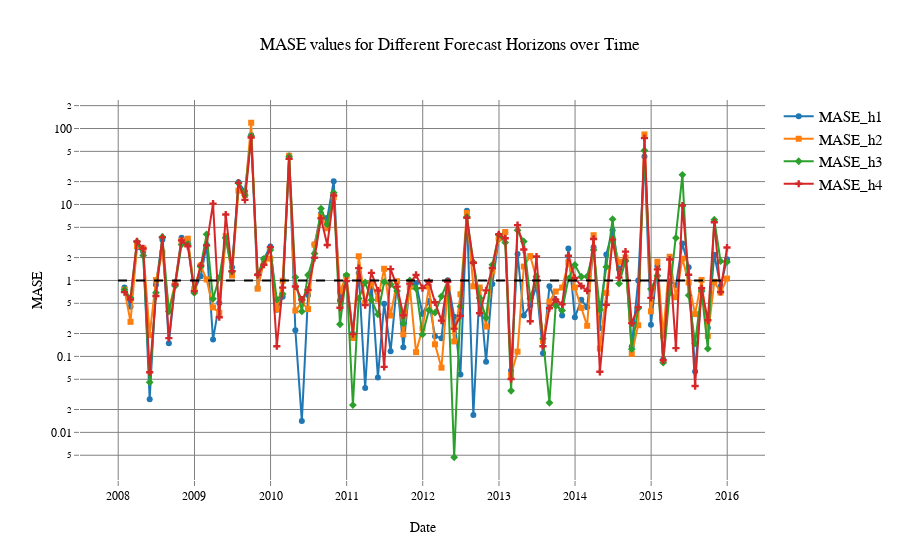

Notebook cell for this chart:
### Code cell
import plotly.graph_objects as go

# Create the interactive line plot using Plotly
fig = go.Figure()

# Add lines for each forecast horizon with different markers
fig.add_trace(go.Scatter(x=mase_direct_monthly_df.index, y=mase_direct_monthly_df['MASE_h1'], mode='lines+markers', name='MASE_h1', marker=dict(symbol='circle')))
fig.add_trace(go.Scatter(x=mase_direct_monthly_df.index, y=mase_direct_monthly_df['MASE_h2'], mode='lines+markers', name='MASE_h2', marker=dict(symbol='square')))
fig.add_trace(go.Scatter(x=mase_direct_monthly_df.index, y=mase_direct_monthly_df['MASE_h3'], mode='lines+markers', name='MASE_h3', marker=dict(symbol='diamond')))
fig.add_trace(go.Scatter(x=mase_direct_monthly_df.index, y=mase_direct_monthly_df['MASE_h4'], mode='lines+markers', name='MASE_h4', marker=dict(symbol='cross')))

# Add a horizontal line at MASE=1 for reference
fig.add_shape(
    type='line',
    line=dict(dash='dash', color='black'),
    x0=mase_direct_monthly_df.index[0],
    x1=mase_direct_monthly_df.index[-1],
    y0=1,
    y1=1
)

# Update the layout for transparent background, black fonts, and other stylistic choices
fig.update_layout(
    title='MASE values for Different Forecast Horizons over Time',
    xaxis_title='Date',
    yaxis_title='MASE',
    template="none",
    yaxis=dict(type='log', gridcolor='gray', tickcolor='gray', tickfont=dict(color='black', size=12)),
    xaxis=dict(gridcolor='gray', tickcolor='gray', tickfont=dict(color='black', size=12)),
    plot_bgcolor='rgba(0,0,0,0)',     # Transparent background for the plot area
    paper_bgcolor='rgba(0,0,0,0)',   # Transparent background for the whole figure
    font=dict(color='black', size=12, family='Sans Serif'),
    legend=dict(font=dict(color='black', size=15, family='Sans Serif'))
)

fig.show()
